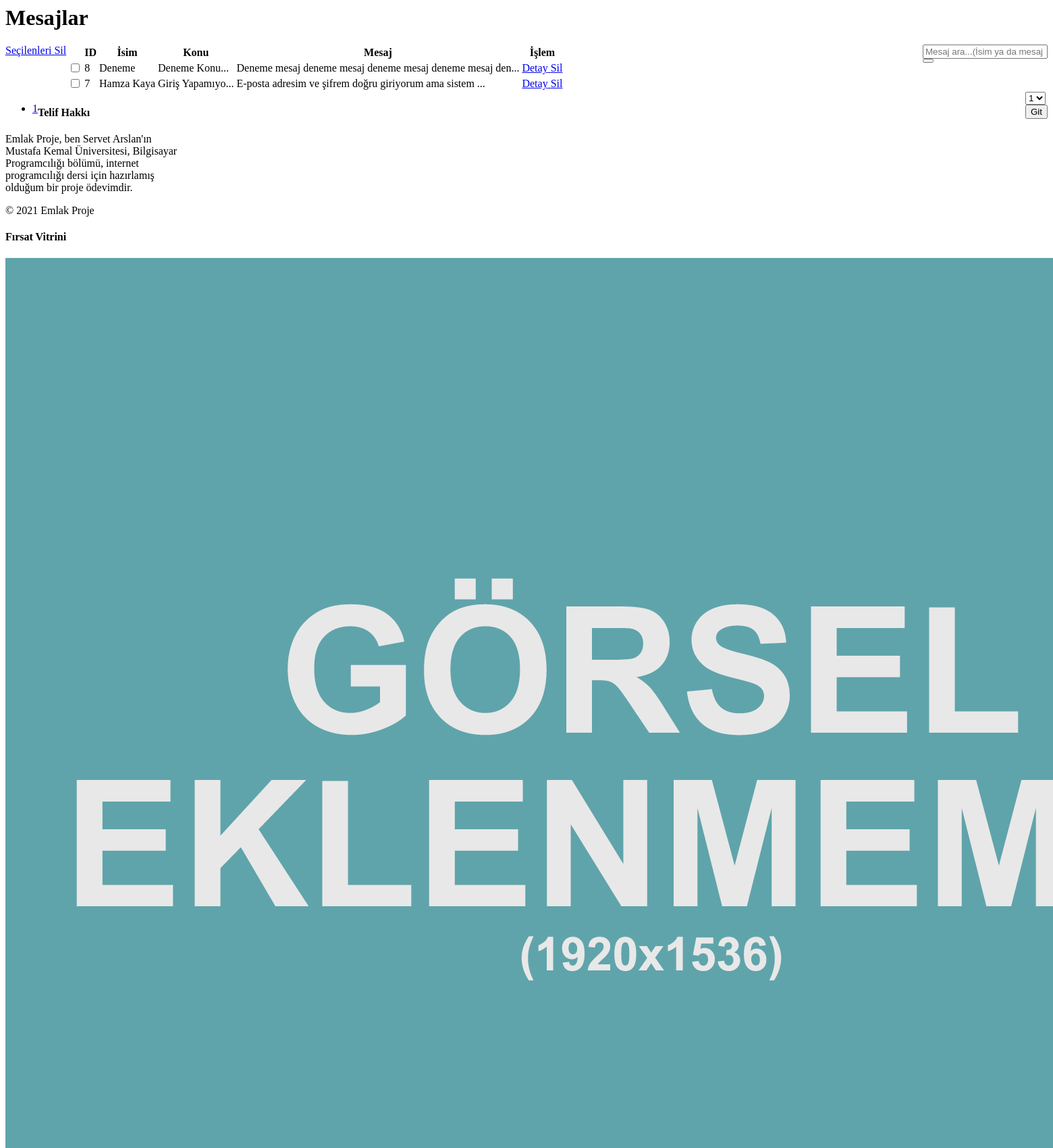
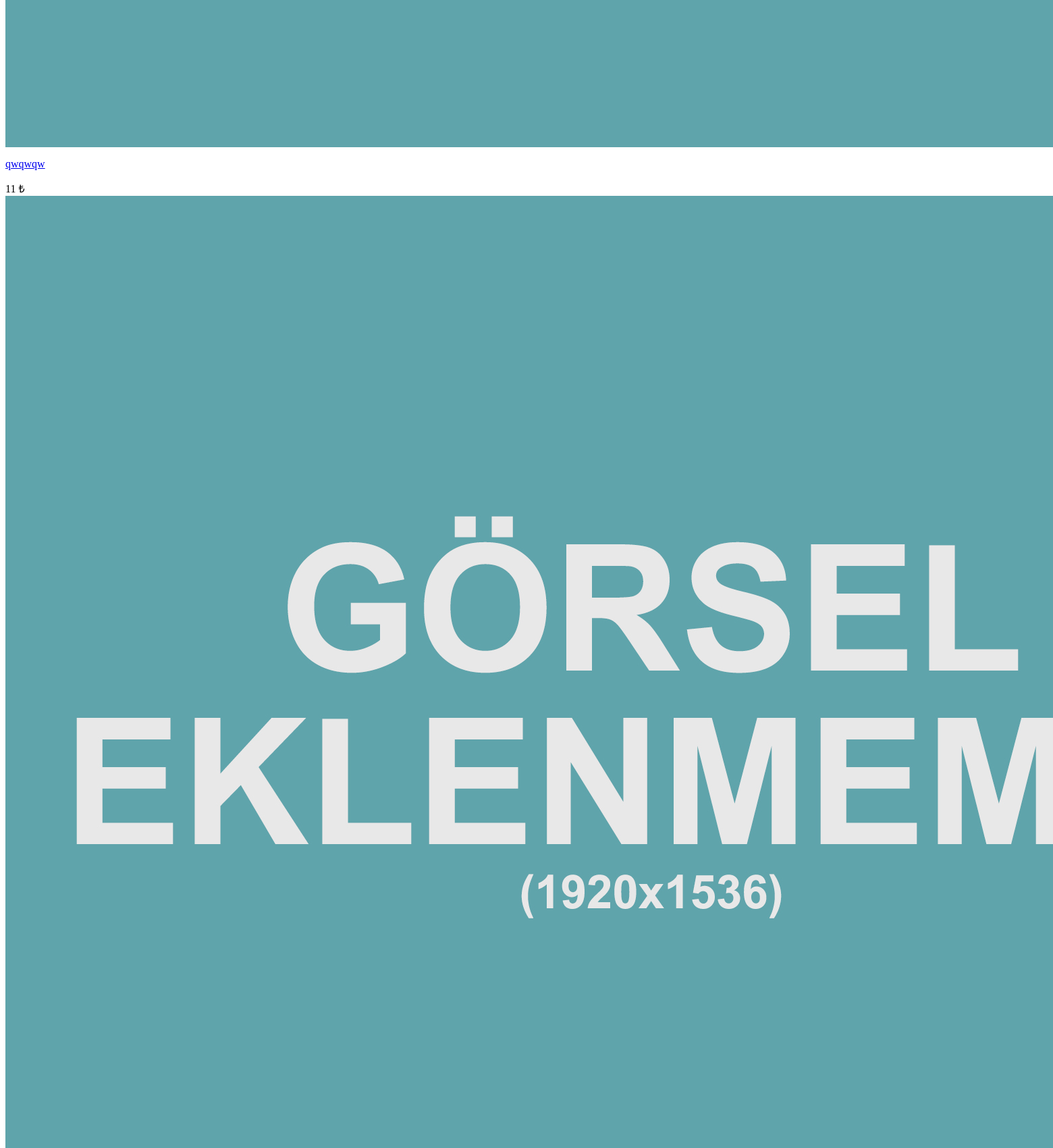
Page /k_mesaj/msj_liste.php (upper part) on the committed database (2 pictures, top to bottom).
### tables this page shows
CREATE TABLE `admin_mesajlar` (
  `msj_id` int(11) NOT NULL,
  `msj_isim` varchar(50) NOT NULL,
  `msj_eposta` varchar(100) NOT NULL,
  `msj_konu` varchar(100) NOT NULL,
  `msj_mesaj` varchar(1000) NOT NULL
);

CREATE TABLE `urunler` (
  `id` int(11) NOT NULL,
  `urunadi` varchar(128) NOT NULL,
  `il_id` int(11) NOT NULL,
  `ilce_id` int(11) NOT NULL,
  `evarsa_id` int(11) NOT NULL,
  `aciklama` text NOT NULL,
  `fiyat` double NOT NULL,
  `giris_tarihi` datetime NOT NULL,
  `dzltm_tarihi` timestamp NOT NULL DEFAULT current_timestamp() ON UPDATE current_timestamp(),
  `resim` varchar(128) DEFAULT NULL,
  `resim_iki` varchar(128) NOT NULL,
  `resim_uc` varchar(128) NOT NULL,
  `resim_dort` varchar(128) NOT NULL,
  `kategori_id` int(11) DEFAULT NULL,
  `onay` varchar(1) NOT NULL DEFAULT '0'
);

### k_mesaj/msj_liste.php (the view, shortened to what this page needs)
<div class="container">
 <div class="page-header">
 <h1>Mesajlar</h1>
 </div>
  <?php
 $sayfa = isset($_GET['sayfa']) ? $_GET['sayfa'] : 1;
 $sayfa_kayit_sayisi = 5;
 $ilk_kayit_no = ($sayfa_kayit_sayisi * $sayfa) - $sayfa_kayit_sayisi;
 include 'config/vtabani.php';
 $arama_sarti = isset($_GET['aranan']) ? "%".$_GET['aranan']."%" : "%";
 $sorgu = "SELECT * FROM admin_mesajlar WHERE msj_isim LIKE :aranan OR msj_konu LIKE :aranan OR msj_mesaj LIKE :aranan ORDER BY msj_id DESC LIMIT
:ilk_kayit_no, :sayfa_kayit_sayisi";
 $stmt = $con->prepare($sorgu);
 $stmt->bindParam(":ilk_kayit_no", $ilk_kayit_no, PDO::PARAM_INT);
 $stmt->bindParam(":sayfa_kayit_sayisi", $sayfa_kayit_sayisi, PDO::PARAM_INT);
 $stmt->bindParam(":aranan", $arama_sarti);
 $stmt->execute();
 $sayi = $stmt->rowCount();
echo "<a href='#' id='btn_sil' class='btn btn-danger m-b-1em col-xs col-md m-r-1em pull-left'>
<span class='glyphicon glyphicon glyphicon-remove'></span> Seçilenleri Sil</a>";
 ?>
 <form action="<?php echo htmlspecialchars($_SERVER["PHP_SELF"]);?>"
method="get">
 <div class="row">
 <div class="col-xs-6 col-md-4 pull-right">
 <div class="input-group">
 <input type="text" class="form-control" placeholder="Mesaj ara...(İsim ya da mesaj aratabilirsiniz)"
name="aranan" value="<?php echo isset($_GET['aranan']) ? $_GET['aranan'] : ""; ?>"
/>
 <div class="input-group-btn">
 <button class="btn btn-primary" type="submit">
 </button>
 </div>
 </div>
 </div>
 </div>
 </form>
 <?php
 if($sayi>0){
 echo "<table class='table table-hover table-responsive table-bordered favori-tablo'>";
 echo "<tr>";
 echo "<th></th>";
 echo "<th>ID</th>";
 echo "<th>İsim</th>";
 echo "<th>Konu</th>";
 echo "<th>Mesaj</th>";
 echo "<th>İşlem</th>";
 echo "</tr>";
 while ($kayit = $stmt->fetch(PDO::FETCH_ASSOC)){
 extract($kayit);
 $msj_mesaj=substr($msj_mesaj,"0","55")."...";
 $msj_konu=substr($msj_konu,"0","16")."...";
 echo "<tr>";
 echo "<td><input type='checkbox' name='sil_id[]' value='{$msj_id}'/></td>";
 echo "<td>{$msj_id}</td>";
 echo "<td>{$msj_isim}</td>";
 echo "<td>{$msj_konu}</td>";
 echo "<td>{$msj_mesaj}</td>";
 echo "<td>";
 echo "<a href='detay.php?id={$msj_id}' class='btn btn-info m-r-1em'> <span
class='glyphicon glyphicon glyphicon-eye-open'></span> Detay</a>";
echo "<a href='#' onclick='silme_onay({$msj_id});' class='btn btn-danger'> <span
class='glyphicon glyphicon glyphicon-remove-circle'></span> Sil</a>";
 echo "</td>";
 echo "</tr>";
 }
 echo "</table>";
 include_once "../admin/sayfalama.php";
 }
 else{
 echo "<div class='alert alert-danger'>Listelenecek kayıt bulunamadı.</div>";
 }
 ?>
</div>
<?php include "../footer.php"; ?>

### footer.php (shortened to what this page needs)
 <link rel="stylesheet" href="content/css/font-awesome-4.7.0/css/font-awesome.min.css">
<div class="container-fluid bg-dark">
 <div class="container pt-4">
 <div class="row">
 <div class="col-md-4">
 <h4 class="text-white">Telif Hakkı</h4>
 <p class="text-light">Emlak Proje, ben Servet Arslan'ın<br/>
 Mustafa Kemal Üniversitesi, Bilgisayar<br/>
 Programcılığı bölümü, internet<br/>
 programcılığı dersi için hazırlamış<br/>
 olduğum bir proje ödevimdir.
 <p class="text-light">
 © 2021 Emlak Proje</p>
 </p>
 </div>
 <div class="col-md-4">
 <h4 class="text-white">Fırsat Vitrini</h4>
 <?php
 include 'config/vtabani.php';
 $sorgu='SELECT id, urunadi, fiyat, resim FROM urunler WHERE onay="1" ORDER BY fiyat LIMIT 0,3';
 $stmt = $con->prepare($sorgu);
 $stmt->execute();
 $veri = $stmt->fetchAll(PDO::FETCH_ASSOC);
 foreach ($veri as $kayit) { ?>
 <div class="row mb-3">
 <div class="col-md-3">
<?php echo $kayit['resim'] ? "<img src='content/images/".$kayit['resim']."' alt='".$kayit['urunadi']."' class='img-fluid
img-thumbnail' />":"<img src='content/images/gorsel-yok.jpg' class='img-fluid img-thumbnail' />"; ?>
 </div>
 <div class="col-md-9">
 <a href="urundetay.php?id=<?php echo $kayit['id']?>" class="link1">
 <p class="firsat"><?php echo $kayit['urunadi']?></p>
 </a>
 <span class="badge badge-success p-1">
 <?php echo number_format($kayit['fiyat'], 0, ',', '.'); ?> &#8378;</span>
 </div>
 </div>
 <?php }
?>
 </div>
 </div>
 </div>
</div>
</body>
</html>

### rows in the picture
admin_mesajlar: msj_id "8", msj_isim "Deneme", msj_konu "Deneme Konu...", msj_mesaj "Deneme mesaj deneme mesaj deneme mesaj deneme mesaj den..."
admin_mesajlar: msj_id "7", msj_isim "Hamza Kaya", msj_konu "Giriş Yapamıyo...", msj_mesaj "E-posta adresim ve şifrem doğru giriyorum ama sistem ..."
urunler: urunadi "qwqwqw", fiyat "11"

### other values in the picture
form field sayfa "1"
